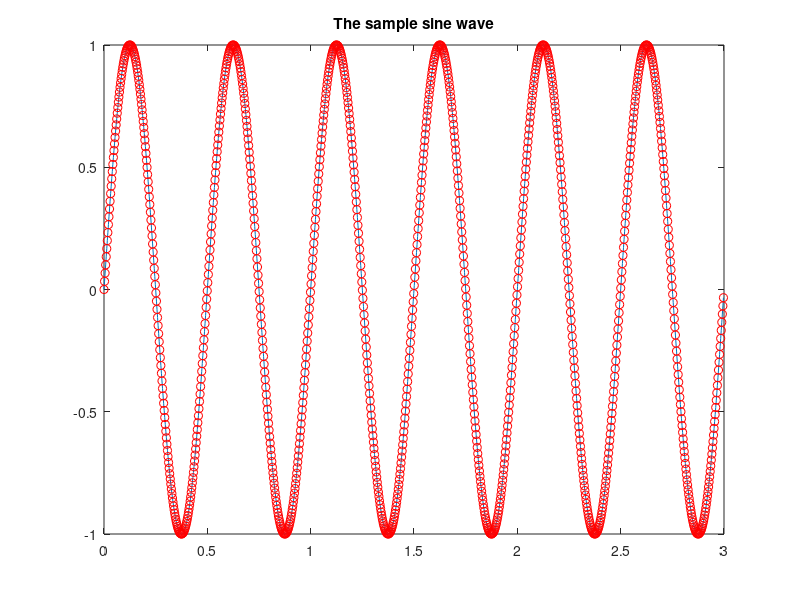

MATLAB code for this plot: (Note: this script raises an error after producing the figure.)
function anamoly_dectector()
% 
    global params;
    params.NUM_PTS = 1024;
    params.NUM_FRAMES = 100;
    params.MAX_RANK = 20;
    params.ZEROTHRESH = 1.0e-16;

    NUM_PTS = params.NUM_PTS;
    NUM_FRAMES = params.NUM_FRAMES;
    MAX_RANK = params.MAX_RANK;
    ZEROTHRESH = params.ZEROTHRESH;

    fprintf("\n\n\n")

    % % Create a sample singal mutually
    % Set the total length of the artificial signal 
    Nx = NUM_PTS + NUM_FRAMES - 1;
    % Set the boundary and build the time series vector
    Tmin = 0;
    Tmax = 3;
    t = linspace(Tmin,Tmax*(Nx-1)/Nx, Nx); 
    t = t'; % t is col vector
    % Set step
    dt = t(2) - t(1);
    fsamp = 1/dt;
    % Set the frequency of the sine wave and build the wave
    f0 = 2.0;
    v_sample = sin(2*pi*f0*t); 
    % Plot the spectrum of the fft of the sample 
    figure(1)
    plot(t,v_sample);
    hold on;
    plot(t,v_sample,'ro');
    title("The sample sine wave")

    % % Training Phase 
    % Initialize the matrix Yf for svd decompo
    Yf = [];
    % Loop over the artificial signal
    for i =1:NUM_FRAMES
        % Grab the i-th 1024 samples of sound from A/D each time,
        v = v_sample(i:NUM_PTS+i-1);
        % Compute mean
        v_mean = mean(v);
        % Substruct mean
        y = v - v_mean;

        % Do the FFT
        yspec = fft(y);
        % Compute the power spectral density
        ypsd = abs(yspec);
        ypsd = ypsd.^2;  

    %     % Plot the sample sine wave
    %     figure(6)
    %     plot(ypsd)
    %     ypsd(1:10)    

        % Normalize and threshold spectrum
        tmp1 = sum(ypsd);
        pow_learn_thresh = tmp1/1000.0;

        ypsd = ypsd/tmp1;
        idx = find(ypsd < ZEROTHRESH);
        for j=1:length(idx)
            ypsd(idx(j)) = 0.0;
        end
        % Create the matrix Yf
        Yf = horzcat(Yf,ypsd);
    end


    % Do svd
    [U,S,V] = svd(Yf);
    % Get effective rank of M0, then pull out vectors
    pr = sum(sum(S));
    X = S/pr;
    H = 0;
    for j=1:NUM_FRAMES
        if(X(j,j)>0)
            entry = X(j,j);
            H = H + entry*log(entry);
        end
    end
    r = floor(exp(-H)); 
    % fprintf("r = %d\n",r);

    % If the dimensionality beyond the maximum, set dimen = r
    if(r > MAX_RANK)
        r = MAX_RANK;
    end
    % Extract
    Ur = U(:,r);
    % Create projection
    Nr = diag(ones(size(Ur))) - Ur*((Ur'*Ur)\Ur');

    % Compute the norm
    yn = norm(Nr*ypsd)/norm(ypsd);
    % Use K = 2.8 for example
    K = 3;
    % Threshold
    Tr = K*yn;
    % fprintf("Tr = %f\n",Tr)

    fprintf("----------------------------\n")
    fprintf("Now do the operating phase\n")
    % Take a segment of the sine wave in the training phase
    v = v_sample(10:NUM_PTS+10-1);
    operating_phase(v,tmp1,Nr,Tr)

    fprintf("----------------------------\n")
    fprintf("Now try a different signal\n")
    % Set the frequency of a signal
    % f1 = 2;
    % % Create a new signal wave
    % % different from the one in the training phase
    % v_sample2 = sin(2*pi*f1*t);
    % noise = normrnd(0,1,size(t));
    % v_sample2 = v_sample2 + noise;
    f1 = 3;%%%%%%%%%%%%%%%%%%%%%%%%%%%%%%%%%%%%%%%%%%%%
    v_sample2 = sin(2*pi*f1*t);


    vd = v_sample2(10: NUM_PTS+10-1);
    % Plot the new wave
    figure(2);
    plot(t(10: NUM_PTS+10-1),vd)
    hold on;
    plot(t(10: NUM_PTS+10-1),vd,"ro")
    title("The test wave")
    % Do the operating phase
    operating_phase(vd,tmp1,Nr,Tr)
   



    
    

    


    
















end